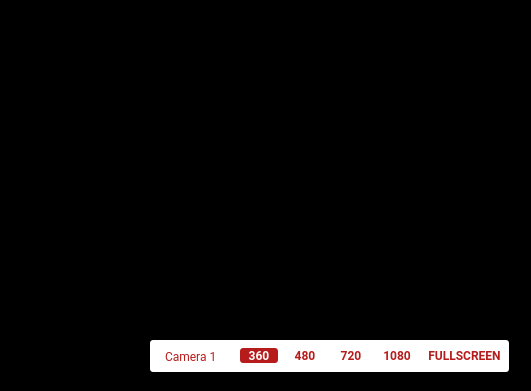
<?xml version="1.0" encoding="UTF-8"?>
<ui version="4.0">
 <class>VideoPane</class>
 <widget class="QWidget" name="VideoPane">
  <property name="geometry">
   <rect>
    <x>0</x>
    <y>0</y>
    <width>531</width>
    <height>391</height>
   </rect>
  </property>
  <property name="windowTitle">
   <string>Form</string>
  </property>
  <property name="styleSheet">
   <string notr="true">background-color:#000000</string>
  </property>
  <widget class="VlcWidgetVideo" name="videoWidget">
   <property name="geometry">
    <rect>
     <x>0</x>
     <y>0</y>
     <width>667</width>
     <height>700</height>
    </rect>
   </property>
   <property name="frameShape">
    <enum>QFrame::StyledPanel</enum>
   </property>
   <property name="frameShadow">
    <enum>QFrame::Raised</enum>
   </property>
   <widget class="QWidget" name="controlsWidget" native="true">
    <property name="geometry">
     <rect>
      <x>150</x>
      <y>340</y>
      <width>359</width>
      <height>32</height>
     </rect>
    </property>
    <property name="sizePolicy">
     <sizepolicy hsizetype="Minimum" vsizetype="Minimum">
      <horstretch>0</horstretch>
      <verstretch>0</verstretch>
     </sizepolicy>
    </property>
    <property name="styleSheet">
     <string notr="true">background: rgb(255,255,255);
border-radius:3px;</string>
    </property>
    <layout class="QHBoxLayout" name="horizontalLayout">
     <property name="spacing">
      <number>0</number>
     </property>
     <property name="leftMargin">
      <number>0</number>
     </property>
     <property name="topMargin">
      <number>0</number>
     </property>
     <property name="rightMargin">
      <number>0</number>
     </property>
     <property name="bottomMargin">
      <number>0</number>
     </property>
     <item>
      <widget class="QLabel" name="videoFeedNameLabel">
       <property name="font">
        <font>
         <family>Roboto</family>
         <pointsize>9</pointsize>
        </font>
       </property>
       <property name="styleSheet">
        <string notr="true">color: rgb(183, 28, 28);
margin: 8px;
padding-left:4px;
padding-right:4px;
background: rgba(0, 0, 0, 0);</string>
       </property>
       <property name="text">
        <string>Camera 1</string>
       </property>
      </widget>
     </item>
     <item>
      <widget class="Line" name="line">
       <property name="minimumSize">
        <size>
         <width>4</width>
         <height>4</height>
        </size>
       </property>
       <property name="styleSheet">
        <string notr="true">color: #dddddd</string>
       </property>
       <property name="frameShadow">
        <enum>QFrame::Plain</enum>
       </property>
       <property name="orientation">
        <enum>Qt::Vertical</enum>
       </property>
      </widget>
     </item>
     <item>
      <widget class="QPushButton" name="video360Button">
       <property name="font">
        <font>
         <family>Roboto</family>
         <pointsize>9</pointsize>
         <weight>75</weight>
         <bold>true</bold>
        </font>
       </property>
       <property name="cursor">
        <cursorShape>PointingHandCursor</cursorShape>
       </property>
       <property name="styleSheet">
        <string notr="true">QPushButton {
	margin: 4px; 
	padding-left:4px;
	padding-right:4px;
	color: rgb(183, 28, 28);
	background: rgba(0,0,0,0); 
}
QPushButton:checked { 
	margin: 4px;
	padding-left:4px;
	padding-right:4px;
	color: rgb(255,255,255); 
	background: rgb(183, 28, 28); 
	border-radius:3px; 
}</string>
       </property>
       <property name="text">
        <string>360</string>
       </property>
       <property name="checkable">
        <bool>true</bool>
       </property>
       <property name="checked">
        <bool>true</bool>
       </property>
       <property name="flat">
        <bool>true</bool>
       </property>
      </widget>
     </item>
     <item>
      <widget class="QPushButton" name="video480Button">
       <property name="font">
        <font>
         <family>Roboto</family>
         <pointsize>9</pointsize>
         <weight>75</weight>
         <bold>true</bold>
        </font>
       </property>
       <property name="cursor">
        <cursorShape>PointingHandCursor</cursorShape>
       </property>
       <property name="styleSheet">
        <string notr="true">QPushButton {
	margin: 4px; 
	padding-left:4px;
	padding-right:4px;
	color: rgb(183, 28, 28);
	background: rgba(0,0,0,0); 
}
QPushButton:checked { 
	margin: 4px;
	padding-left:4px;
	padding-right:4px;
	color: rgb(255,255,255); 
	background: rgb(183, 28, 28); 
	border-radius:3px; 
}</string>
       </property>
       <property name="text">
        <string>480</string>
       </property>
       <property name="checkable">
        <bool>true</bool>
       </property>
       <property name="flat">
        <bool>true</bool>
       </property>
      </widget>
     </item>
     <item>
      <widget class="QPushButton" name="video720Button">
       <property name="font">
        <font>
         <family>Roboto</family>
         <pointsize>9</pointsize>
         <weight>75</weight>
         <bold>true</bold>
        </font>
       </property>
       <property name="cursor">
        <cursorShape>PointingHandCursor</cursorShape>
       </property>
       <property name="styleSheet">
        <string notr="true">QPushButton {
	margin: 4px; 
	padding-left:4px;
	padding-right:4px;
	color: rgb(183, 28, 28);
	background: rgba(0,0,0,0); 
}
QPushButton:checked { 
	margin: 4px;
	padding-left:4px;
	padding-right:4px;
	color: rgb(255,255,255); 
	background: rgb(183, 28, 28); 
	border-radius:3px; 
}</string>
       </property>
       <property name="text">
        <string>720</string>
       </property>
       <property name="checkable">
        <bool>true</bool>
       </property>
       <property name="flat">
        <bool>true</bool>
       </property>
      </widget>
     </item>
     <item>
      <widget class="QPushButton" name="video1080Button">
       <property name="font">
        <font>
         <family>Roboto</family>
         <pointsize>9</pointsize>
         <weight>75</weight>
         <bold>true</bold>
        </font>
       </property>
       <property name="cursor">
        <cursorShape>PointingHandCursor</cursorShape>
       </property>
       <property name="styleSheet">
        <string notr="true">QPushButton {
	margin: 4px; 
	padding-left:4px;
	padding-right:4px;
	color: rgb(183, 28, 28);
	background: rgba(0,0,0,0); 
}
QPushButton:checked { 
	margin: 4px;
	padding-left:4px;
	padding-right:4px;
	color: rgb(255,255,255); 
	background: rgb(183, 28, 28); 
	border-radius:3px; 
}</string>
       </property>
       <property name="text">
        <string>1080</string>
       </property>
       <property name="checkable">
        <bool>true</bool>
       </property>
       <property name="flat">
        <bool>true</bool>
       </property>
      </widget>
     </item>
     <item>
      <widget class="QPushButton" name="fullscreenButton">
       <property name="font">
        <font>
         <family>Roboto</family>
         <pointsize>9</pointsize>
         <weight>75</weight>
         <bold>true</bold>
        </font>
       </property>
       <property name="cursor">
        <cursorShape>PointingHandCursor</cursorShape>
       </property>
       <property name="styleSheet">
        <string notr="true">color: rgb(183, 28, 28);
margin: 4px;
padding-left:4px;
padding-right:4px;
background: rgba(0, 0, 0, 0);
qproperty-icon: url(:/icons/fullscreen_red_18px.png);</string>
       </property>
       <property name="text">
        <string>FULLSCREEN</string>
       </property>
       <property name="flat">
        <bool>true</bool>
       </property>
      </widget>
     </item>
    </layout>
   </widget>
  </widget>
 </widget>
 <customwidgets>
  <customwidget>
   <class>VlcWidgetVideo</class>
   <extends>QFrame</extends>
   <header>VLCQtWidgets/WidgetVideo.h</header>
   <container>1</container>
  </customwidget>
 </customwidgets>
 <resources/>
 <connections/>
</ui>
